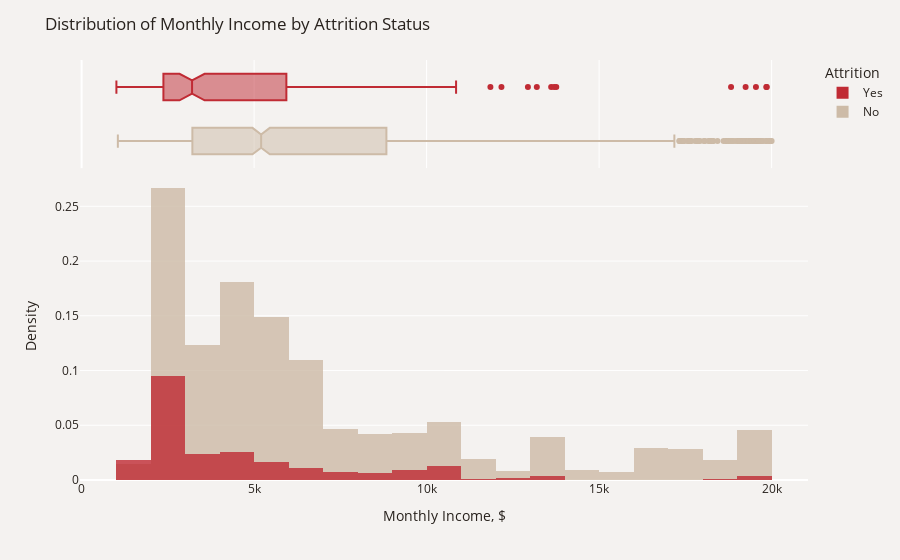

The notebook cell saved with this chart:
### Markdown cell above
Managers and Research Directors have the highest average salaries, while Laboratory Technicians and Sales Representatives have the lowest.

### Code cell
plot_df=data.sort_values(by="Attrition")
fig=px.histogram(plot_df, x='MonthlyIncome', color='Attrition', 
                 opacity=0.8, histnorm='density', barmode='overlay', marginal='box',
                 color_discrete_map={'Yes': '#C02B34','No': '#CDBBA7'})
fig.update_layout(title_text='Distribution of Monthly Income by Attrition Status',
                  xaxis_title='Monthly Income, $', yaxis_title='Density',font_color='#28221D',
                  paper_bgcolor='#F4F2F0', plot_bgcolor='#F4F2F0', legend_traceorder='reversed')
fig.show()

### Figure 1 — Plotly figure (JSON) as saved in the notebook; plotly's stock layout.template omitted (floating-point values rounded to 4 significant figures; data arrays with more than 128 entries replaced by an {"elided": "..."} marker saying what was removed)
{"data": [{"alignmentgroup": "True", "bingroup": "x", "histnorm": "density", "hovertemplate": "Attrition=No<br>MonthlyIncome=%{x}<br>density=%{y}<extra></extra>", "legendgroup": "No", "marker": {"color": "#CDBBA7", "opacity": 0.8, "pattern": {"shape": ""}}, "name": "No", "offsetgroup": "No", "orientation": "v", "showlegend": true, "type": "histogram", "x": {"elided": "1233 int values"}, "xaxis": "x", "yaxis": "y"}, {"alignmentgroup": "True", "hovertemplate": "Attrition=No<br>MonthlyIncome=%{x}<extra></extra>", "legendgroup": "No", "marker": {"color": "#CDBBA7"}, "name": "No", "notched": true, "offsetgroup": "No", "showlegend": false, "type": "box", "x": {"elided": "1233 int values"}, "xaxis": "x2", "yaxis": "y2"}, {"alignmentgroup": "True", "bingroup": "x", "histnorm": "density", "hovertemplate": "Attrition=Yes<br>MonthlyIncome=%{x}<br>density=%{y}<extra></extra>", "legendgroup": "Yes", "marker": {"color": "#C02B34", "opacity": 0.8, "pattern": {"shape": ""}}, "name": "Yes", "offsetgroup": "Yes", "orientation": "v", "showlegend": true, "type": "histogram", "x": {"elided": "237 int values"}, "xaxis": "x", "yaxis": "y"}, {"alignmentgroup": "True", "hovertemplate": "Attrition=Yes<br>MonthlyIncome=%{x}<extra></extra>", "legendgroup": "Yes", "marker": {"color": "#C02B34"}, "name": "Yes", "notched": true, "offsetgroup": "Yes", "showlegend": false, "type": "box", "x": {"elided": "237 int values"}, "xaxis": "x2", "yaxis": "y2"}], "layout": {"autosize": true, "barmode": "overlay", "font": {"color": "#28221D"}, "legend": {"title": {"text": "Attrition"}, "tracegroupgap": 0, "traceorder": "reversed"}, "margin": {"t": 60}, "paper_bgcolor": "#F4F2F0", "plot_bgcolor": "#F4F2F0", "title": {"text": "Distribution of Monthly Income by Attrition Status"}, "xaxis": {"anchor": "y", "autorange": true, "domain": [0, 1], "range": [-46, 21054], "title": {"text": "Monthly Income, $"}, "type": "linear"}, "xaxis2": {"anchor": "y2", "autorange": true, "domain": [0, 1], "matches": "x", "range": [-46, 21054], "showgrid": true, "showticklabels": false, "type": "linear"}, "yaxis": {"anchor": "x", "autorange": true, "domain": [0, 0.7326], "range": [0, 0.2811], "title": {"text": "Density"}}, "yaxis2": {"anchor": "x2", "autorange": true, "domain": [0.7426, 1], "matches": "y2", "range": [-0.5, 1.5], "showgrid": false, "showline": false, "showticklabels": false, "ticks": "", "type": "category"}}}
